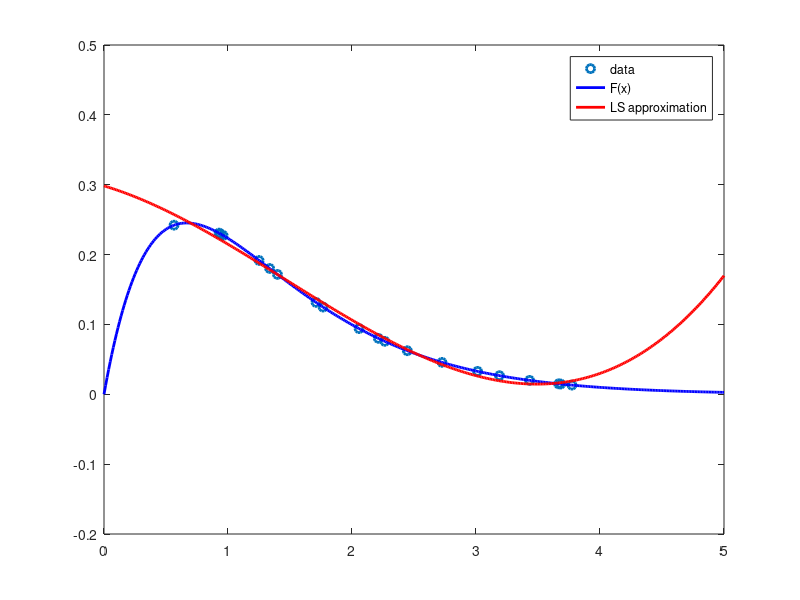

The MATLAB script that drew this image:
% 
% Script to explore least squares fitting 
%
% Modify as needed.
%
% Created for UCLA Math 151B Winter 2019 
%
% Version 3/10/2019

%%%%%%%%%%%%%%%%%%%%%%%%%%%%%%%%%%%%%%%%%%%%%%%%%%%%%%%%%%%%%%%%%%%
%                    Input parameters 
%%%%%%%%%%%%%%%%%%%%%%%%%%%%%%%%%%%%%%%%%%%%%%%%%%%%%%%%%%%%%%%%%%%
format long
format long e


m          = 20;           % Number of data points
mStar      = 400;          % Number of equispaced data points to evaluate fit
polyDegree = 3;            %Maximal poly degree used for fit. 
                           % polyDegree must be less than 14


%%%%%%%%%%%%%%%%%%%%%%%%%%%%%%%%%%%%%%%%%%%%%%%%%%%%%%%%%%%%%%%%%%%
%                    Data Creation 
%%%%%%%%%%%%%%%%%%%%%%%%%%%%%%%%%%%%%%%%%%%%%%%%%%%%%%%%%%%%%%%%%%%
% Target function (used to create synthetic data)

F  = @(x)x.*exp(-1.5*x);  

%F  = @(x)x.^(0.5);  
%F  = @(x)(1.0)./(1.0 + 10.0.*x.^2);  

fprintf('Test Function \n');
fprintf('%s \n\n',func2str(F));

xMin = 0.0;
xMax = 5.0;

%
% Create sorted, uniformly distributed random numbers in [xMin,xMax]
% to be the sample ordinates. 
%
% Setting the seed of the random number generator so the 
% random numbers are the same each time the script is run
%

rand('seed',314159);
x = sort(rand(m,1))*(xMax-xMin) + xMin;

% Create data 

y = F(x); 
                


%%%%%%%%%%%%%%%%%%%%%%%%%%%%%%%%%%%%%%%%%%%%%%%%%%%%%%%%%%%%%%%%%%%

plot(x,y,'o','Linewidth',2);
hold on


% Now plot the target function at mStar uniformly spaced set 
% of points xStar

xStar = linspace(xMin,xMax,mStar)';

plot(xStar,F(xStar),'b','Linewidth',2);


%%%%%%%%%%%%%%%%%%%%%%%%%%%%%%%%%%%%%%%%%%%%%%%%%%%%%%%%%%%%%%%%%%%
%    Specification of functions be used for the fit 
%%%%%%%%%%%%%%%%%%%%%%%%%%%%%%%%%%%%%%%%%%%%%%%%%%%%%%%%%%%%%%%%%%%
%
% Create a cell array of monomials in the variable x to be used for 
% the fit. I'm adding parenthesis about each function so I don't have to
% worry about spaces in the function specification. The "." in the 
% specification of the power allows these functions to be applied to 
% a vector of values. 
%

monomials = { (@(x) x.^0),  (@(x) x.^1),  (@(x) x.^2), ...
              (@(x) x.^3),  (@(x) x.^4),  (@(x) x.^5), ...
              (@(x) x.^6),  (@(x) x.^7),  (@(x) x.^8), ...
              (@(x) x.^9),  (@(x) x.^10), (@(x) x.^11), ...
              (@(x) x.^12), (@(x) x.^13), (@(x) x.^14)}; 
    
    
% Create a list of functions, the first in the list being 
% monomials up to degree polyDegree
    
p = polyDegree+1;

for i = 1:p
  phi{i} = monomials{i};
end


% Add in extra functions by incrementing p, and then assigning
% phi{p} to the function
%
%
%p = p+1;
%phi{p} = @(x) exp(-1.0.*x);
%
   

fprintf('Functions used in fit \n');
for i = 1:p
  fprintf('%s \n',func2str(phi{i}));
end

% Construct over determined set of equations using this 
% list of functions 

A   = zeros(m,p);
c   = zeros(p,1);

for j = 1:p
  A(:,j) = phi{j}(x)';
end

% Obtain the least squares solution using the \ command

fprintf('\nCoefficients of fit \n');

c = A\y

%
% Evaluate and plot the approximation at a uniformly spaced set
% set of points
%

yStar = zeros(mStar,1);

for j = 1:p
yStar = yStar + c(j)*phi{j}(xStar);
end

plot(xStar,yStar,'r','Linewidth',2);

legend('data','F(x)','LS approximation');

% Set axis, so it doesn't change for different experiments 

axis([xMin,xMax,-.2,.5]);

% Evaluate the relative residual of the least squares 
% solution of the linear system of equations, and the relative residual of the
% fit at a uniformly spaced set of points 

normY         = norm(y,2);
lsResidual    = norm(y-A*c,2)/normY

normFstar     = norm(F(xStar),2);
starResidual  = norm(yStar - F(xStar),2)/normFstar

hold off